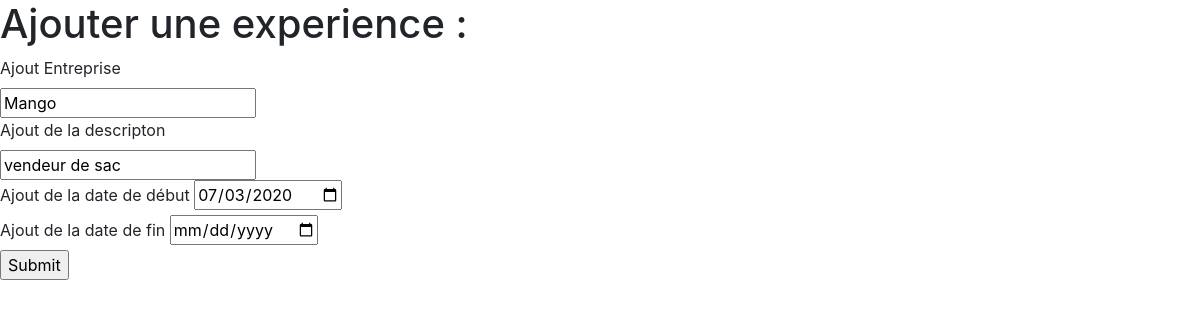
The app's page /editXp.php?id=7 (signed in) with its own data.
### tables this page shows
CREATE TABLE IF NOT EXISTS `experience` (
  `id` int(11) NOT NULL AUTO_INCREMENT,
  `titre` varchar(250) NOT NULL,
  `description` text NOT NULL,
  `date_debut` date DEFAULT NULL,
  `date_fin` date DEFAULT NULL,
  PRIMARY KEY (`id`),
  UNIQUE KEY `experience_id_uindex` (`id`)
);

### parts/functions.php (called while the page is built, shortened)
<?php
    function getXpById($dataBase, $id) {
        $requestXp = $dataBase->prepare('SELECT * FROM experience WHERE id=:id');
        $requestXp->execute([
            'id' => $id
        ]);
        return $requestXp;
    }
?>

### editXp.php (the view, shortened to what this page needs)
<?php
require_once('parts/includes.php');
$xpSelected = getXpById($dataBase, $_GET['id']);
$resultXpSelected = $xpSelected->fetch();
?>
<h1>Ajouter une experience : </h1>
<form action="" method="post">
<label for="titre">Ajout Entreprise</label>
<br>
<input type="text" name="titre" required
            <?php echo('value="'.$resultXpSelected['titre'].'"');
            ?>
            <?php if(isset($_POST['titre'])){
            echo('value="'.$_POST['titre'].'"');
            }?>>
<br>
<label for="description">Ajout de la descripton</label>
<br>
<input type="text" name="description" required
<?php echo('value="'.$resultXpSelected['description'].'"');
            ?>
            <?php if(isset($_POST['description'])){
            echo('value="'.$_POST['description'].'"');
            }?>>
<br>
<label for="date_debut">Ajout de la date de début </label>
<input type="date" name="date_debut" placeholder="Compétence" required
<?php echo('value="'.$resultXpSelected['date_debut'].'"');
            ?>
            <?php if(isset($_POST['date_debut'])){
            echo('value="'.$_POST['date_debut'].'"');
            }?>>
<br>
<label for="date_fin">Ajout de la date de fin </label>
<input type="date" name="date_fin"
<?php echo('value="'.$resultXpSelected['date_fin'].'"');
            ?>
            <?php if(isset($_POST['date_fin'])){
            echo('value="'.$_POST['date_fin'].'"');
            }?>>
<br>
<input type="submit">
</form>

### records on screen
experience: titre "Mango", description "vendeur de sac", date_debut "07/03/2020"
